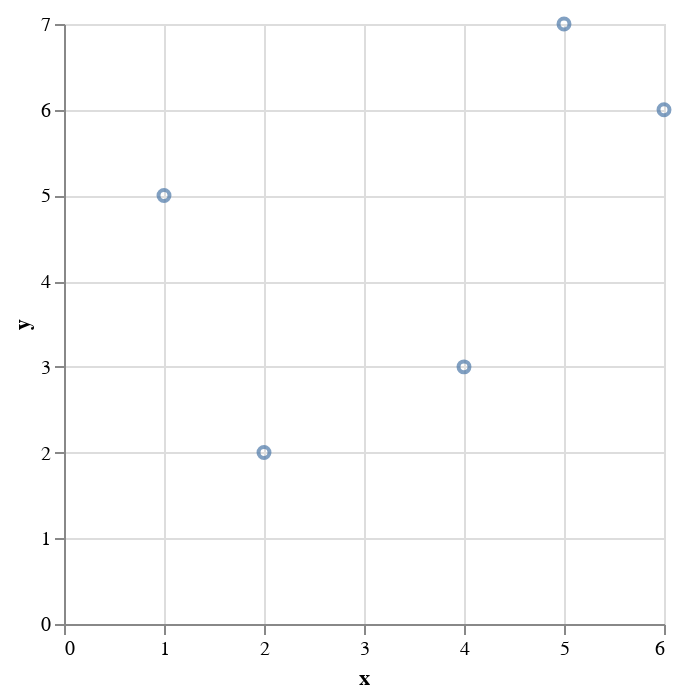

The notebook cell this image was saved under:
### Markdown cell above
**<h3>Точечные графики**

Начнём ***с точечных графиков***, или ***диаграмм рассеяния***. Диаграммы рассеяния полезны для выявления корреляций и взаимосвязей между двумя переменными. Диаграмма рассеяния отображает точки данных на плоскости, где по оси X — переменная 'x', а по оси Y — переменная 'y'. Это позволяет нам визуально оценить взаимосвязь между этими двумя переменными:

### Code cell
import altair as alt

import pandas as pd

# Создаем DataFrame с данными

data = pd.DataFrame({'x': [1, 2, 4, 5, 6], 'y': [5, 2, 3, 7, 6]})

# Создаем объект Chart и указываем данные

chart = alt.Chart(data)

# Описываем тип графика и кодируем данные

chart.mark_point().encode(x='x', y='y')

### Figure 1 — Vega-Lite specification as saved in the notebook (floating-point values rounded to 4 significant figures)
{"config": {"view": {"continuousWidth": 300, "continuousHeight": 300}}, "data": {"name": "data-3e128220e1b8f7cd11e708a5377cb2ba"}, "mark": {"type": "point"}, "encoding": {"x": {"field": "x", "type": "quantitative"}, "y": {"field": "y", "type": "quantitative"}}, "$schema": "https://vega.github.io/schema/vega-lite/v5.15.1.json", "datasets": {"data-3e128220e1b8f7cd11e708a5377cb2ba": [{"x": 1, "y": 5}, {"x": 2, "y": 2}, {"x": 4, "y": 3}, {"x": 5, "y": 7}, {"x": 6, "y": 6}]}}
